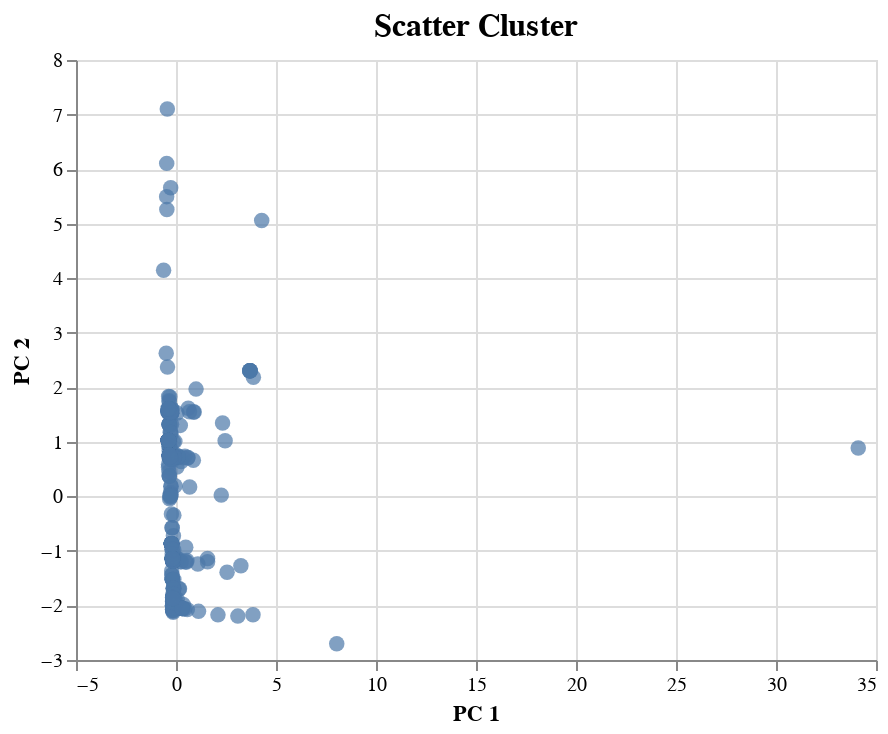

Source (notebook cell):
### Code cell
alt.Chart(new_trading_coin_list,  title="Scatter Cluster").mark_circle(size=60).encode(
    alt.X('PC 1'),
    alt.Y('PC 2'),
    tooltip=['CoinName', 'Algorithm', 'TotalCoinsMined', 'TotalCoinSupply']
).configure_title(
    #labelFontSize=16,
    fontSize=16
)

### Figure 1 — Vega-Lite specification as saved in the notebook (floating-point values rounded to 4 significant figures; data arrays with more than 128 entries replaced by an {"elided": "..."} marker saying what was removed)
{"config": {"view": {"continuousWidth": 400, "continuousHeight": 300}, "title": {"fontSize": 16}}, "data": {"name": "data-2219ed0e32c9b47b0177c7ca9ce52224"}, "mark": {"type": "circle", "size": 60}, "encoding": {"tooltip": [{"type": "nominal", "field": "CoinName"}, {"type": "nominal", "field": "Algorithm"}, {"type": "quantitative", "field": "TotalCoinsMined"}, {"type": "nominal", "field": "TotalCoinSupply"}], "x": {"type": "quantitative", "field": "PC 1"}, "y": {"type": "quantitative", "field": "PC 2"}}, "title": "Scatter Cluster", "$schema": "https://vega.github.io/schema/vega-lite/v4.8.1.json", "datasets": {"data-2219ed0e32c9b47b0177c7ca9ce52224": {"elided": "532 records"}}}
